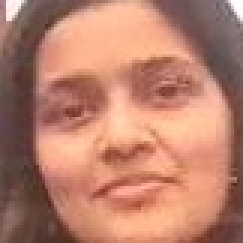
#> input picture dataset/Anshika/Anshika_0.jpg, 81 x 81 px (shown 3 times larger); its folder holds only this picture in this run
$ python train_model.py
#> lines starting #> are read from the running program, lines starting #| are printed output that depends on the picture
import cv2
import os
import numpy as np
import pickle

dataset_path = "dataset"

faces = []
labels = []
label_map = {}

current_label = 0

# Read all folders (persons)
for person_name in os.listdir(dataset_path):
    person_path = os.path.join(dataset_path, person_name)

    if not os.path.isdir(person_path):
        continue

    label_map[current_label] = person_name

    # Read all images of that person
    for image_name in os.listdir(person_path):
        image_path = os.path.join(person_path, image_name)

        img = cv2.imread(image_path, cv2.IMREAD_GRAYSCALE)
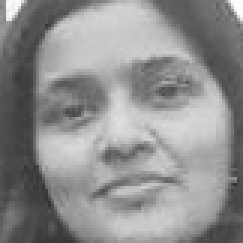
#> img: shape (81, 81) (shown 3 times larger); min 50, max 254, mean 142.6

        if img is None:
          continue

        # 🔥 FIX: Resize all images to same size
        img = cv2.resize(img, (200, 200))
#> img: shape (200, 200)

        if img is None:
            continue

        faces.append(img)
        labels.append(current_label)

    current_label += 1
#> pass 2 of the loop `for person_name in os.listdir(dataset_path):`:
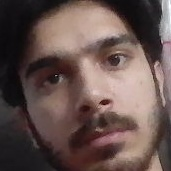
#> input picture dataset/Pratham/Pratham_1.jpg, 171 x 171 px
#> `img = cv2.imread(image_path, cv2.IMREAD_GRAYSCALE)`:
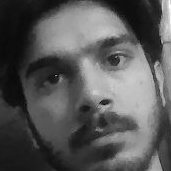
#> img: shape (171, 171); min 1, max 255, mean 87.8

# Convert to numpy arrays
faces = np.array(faces)
labels = np.array(labels)

# Create LBPH model
model = cv2.face.LBPHFaceRecognizer_create()

# Train model
model.train(faces, labels)

# Save model
model.save("trainer.yml")

# Save label mapping
with open("labels.pkl", "wb") as f:
    pickle.dump(label_map, f)

print("Training complete!")
